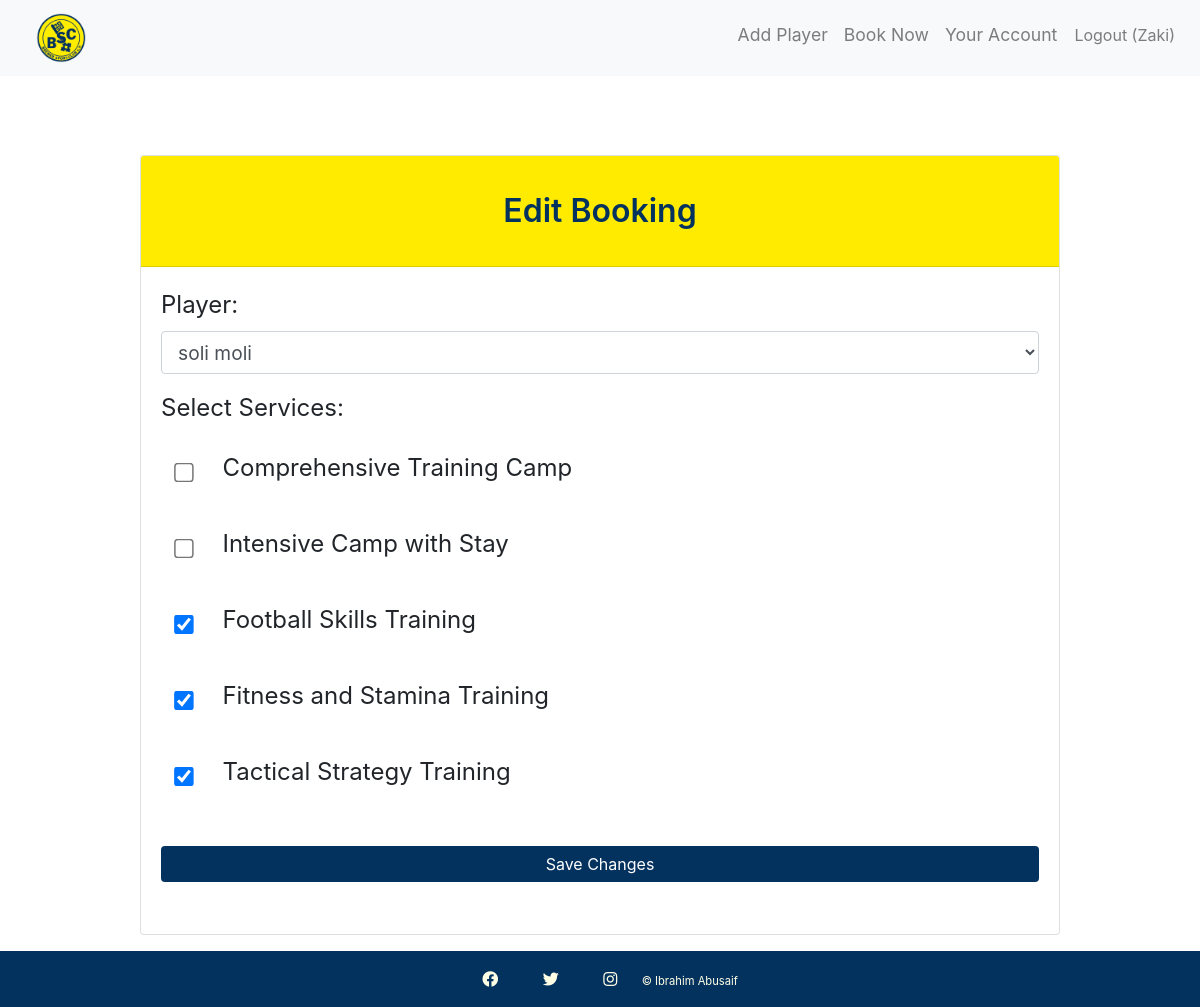
Page /edit_booking/23/ (signed in) on the committed database.
### football_camp/models.py (models this page shows, shortened)
class Booking(models.Model):
    user = models.ForeignKey(User, on_delete=models.CASCADE, verbose_name="User")
    player = models.ForeignKey(Player, on_delete=models.CASCADE, verbose_name="Player")
    services = models.ManyToManyField(Service, verbose_name="Services")
    booking_date = models.DateTimeField(auto_now_add=True, verbose_name="Booking Date")
    class Meta:
        verbose_name = "Booking"
        verbose_name_plural = "Bookings"

class Player(models.Model):
    user = models.ForeignKey(User, on_delete=models.CASCADE, related_name='players')
    first_name = models.CharField(max_length=30)
    last_name = models.CharField(max_length=30)
    age = models.IntegerField()
    gender = models.CharField(max_length=10, choices=[('girl', 'Girl'), ('boy', 'Boy')])
    height = models.FloatField()
    pic = models.ImageField(upload_to='players/', blank=True, null=True)
    class Meta:
        verbose_name = "Player"
        verbose_name_plural = "Players"

class Service(models.Model):
    TRAININGS = (("skills", "Skills"), ("fitness", "Fitness"), ("tactics", "Tactics"), ("all", "All"))
    title = models.CharField(max_length=100, null=False, blank=False, verbose_name="Service Title")
    focus = models.CharField(max_length=200, verbose_name="Service Focus")
    duration = models.CharField(max_length=100, verbose_name="Service Duration")
    features = models.TextField(verbose_name="Service Features")
    training = models.CharField(max_length=10, choices=TRAININGS, null=True, blank=True, verbose_name="Training Type")
    image = models.ImageField(upload_to='services/', blank=True, null=True, verbose_name="Service Image")
    class Meta:
        verbose_name = "Service"
        verbose_name_plural = "Services"

### football_camp/views.py (the view, shortened to what this page needs)
# urls.py: path('edit_booking/<int:booking_id>/', views.edit_booking, name='edit_booking'),
@login_required
def edit_booking(request, booking_id):
    booking = get_object_or_404(Booking, id=booking_id)
    if booking.user != request.user:
        messages.error(request, "You do not have permission to edit this booking.")
        return redirect('home')
    players = Player.objects.filter(user=request.user)
    services = Service.objects.all()
    return render(request, 'football_camp/edit_booking.html', {'booking': booking, 'players': players, 'services': services})

### football_camp/templates/football_camp/edit_booking.html (shortened to what this page needs)
{% extends 'football_camp/base.html' %}
{% block content %}
<div class="container">
    <div class="row justify-content-center">
        <div class="col-md-10">
            <div class="card mt-5">
                <div class="card-header text-center">
                    <h2>Edit Booking</h2>
                </div>
                <div class="card-body">
                    <form method="POST">
                        <div class="form-group">
                            <label for="player_id">Player:</label>
                            <select name="player_id" id="player_id" class="form-control">
                                {% for player in players %}
                                <option value="{{ player.id }}" {% if player == booking.player %}selected{% endif %}>
                                    {{ player.first_name }} {{ player.last_name }}
                                </option>
                                {% endfor %}
                            </select>
                        </div>
                        <div class="form-group">
                            <label for="services">Select Services:</label>
                            {% for service in services %}
                            <div class="form-check form-check-inline full-width">
                                <input class="form-check-input" type="checkbox" name="service_ids" value="{{ service.id }}"
                                id="service_{{ service.id }}" {% if service in booking.services.all %}checked{% endif %}>
                                <label class="form-check-label" for="service_{{ service.id }}">
                                    {{ service.title }}
                                </label>
                            </div>
                            {% endfor %}
                        </div>
                        <div class="text-center">
                            <button type="submit" class="btn btn-primary">Save Changes</button>
                        </div>
                    </form>
                </div>
            </div>
        </div>
    </div>
</div>
{% endblock %}

### football_camp/templates/football_camp/base.html (shortened to what this page needs)
<!DOCTYPE html>
<html lang="en">
<head>
    {% load static %}
    <link rel="stylesheet" href="{% static 'css/style.css' %}">
    <link rel="stylesheet" href="https://maxcdn.bootstrapcdn.com/bootstrap/4.5.2/css/bootstrap.min.css">
    <link rel="stylesheet" href="https://cdnjs.cloudflare.com/ajax/libs/font-awesome/5.15.3/css/all.min.css">
</head>
<body>
    <div class="wrapper">
        <nav class="navbar navbar-expand-lg navbar-light bg-light fixed-top">
            <a class="navbar-brand" href="{% url 'home' %}"><img src="{% static 'images/bsc-logo-.png' %}" alt="bsc-hastet-logo" class="logo-img-nav"></a>
            <div class="collapse navbar-collapse" id="navbarNav">
                <ul class="navbar-nav ml-auto">
                    {% if user.is_authenticated %}
                    <li class="nav-item">
                        <a class="nav-link" href="{% url 'manage_players' %}">Add Player</a>
                    </li>
                    <li class="nav-item">
                        <a class="nav-link" href="{% url 'book_service' %}">Book Now</a>
                    </li>
                    <li class="nav-item">
                        <a class="nav-link" href="{% url 'user_account' %}">Your Account</a>
                    </li>
                    <li class="nav-item">
                        <form method="post" action="{% url 'logout' %}">
                            <button type="submit" class="nav-link btn btn-link" style="cursor: pointer;">Logout
                                ({{ user.username }})</button>
                        </form>
                    </li>
                    {% endif %}
                </ul>
            </div>
        </nav>
        <main class="flex-shrink-0">
            {% block content %}{% endblock %}
        </main>
        <footer class="text-center mt-auto footer">
            <a href="https://facebook.com" target="_blank" class="fab fa-facebook"></a>
            <a href="https://twitter.com" target="_blank" class="fab fa-twitter"></a>
            <a href="https://instagram.com" target="_blank" class="fab fa-instagram"></a>
            <a href="https://github.com/ibra8080" target="_blank" class="copy-right">© Ibrahim Abusaif</a>
        </footer>
    </div>
</body>
</html>

### football_camp/static/css/style.css (style rules this page uses)
html, body { margin: 0; height: 100%; }
.container h2 { color: #04325F; margin-bottom: 1.5rem; margin-top: 1.5rem; font-weight: 600; }
.wrapper { display: flex; min-height: 100vh; flex-direction: column; justify-content: space-between; }
.flex-shrink-0 { padding-top: 75px; }
main { flex: 1; }
.logo-img-nav { height: 50px; margin-left: 20px; }
.nav-item { font-size: 1.3rem; padding-left: 5px; }
.card-header { background-color: #ffeb00 !important; color: #04325F; }
.card-body { padding: 2rem; }
.card-body form { margin-bottom: 1rem; }
.card-body input { width: 100%; }
.card-body label { font-size: 1.3rem; }
.btn-primary { background-color: #04325F !important; border: none !important; color: #FFFFFF; padding: 0.75rem; font-size: 1rem; width: 100%; border-radius: 0; }
.text-center a { color: #04325F; text-decoration: underline; }
.form-group { width: 100%; margin-bottom: 1rem; }
.form-group label { width: 100%; text-align: left; margin-bottom: 0.5rem; }
.form-group input, .form-group select, .form-group textarea { width: 100%; }
.btn-primary { width: 100%; margin-top: 1rem; }
.form-group label, .form-group input::placeholder, .form-group select, .form-group textarea { font-size: 1.5em; }
.form-group input, .form-group select, .form-group textarea { font-size: 1.2em; }
ul { padding: 0; list-style: none; }
ul li { margin-bottom: 0.5rem; }
ul li a { text-decoration: none; color: #04325F; }
.justify-content-center { margin-bottom: 1rem; }
.form-control { width: 100% !important; }
.form-group select, .form-group .form-check-input { width: 50px; }
.btn-primary { width: 100%; margin-top: 1rem; margin-bottom: 1rem; }
.form-check-input { margin-right: 10px; transform: scale(1.5); }
.form-check { display: flex !important; justify-content: space-between; padding-top: 1rem; padding-bottom: 1rem; }
.form-check-label { font-size: 1.5em; margin-left: 10px; }
.text-center { text-align: center; }
.container { margin-top: 2rem; width: 100%; }
footer { background-color: #04325F; color: #FFFFE5; text-align: center; padding: 1rem 0; }
footer .fab { color: #ffffe5; margin: 0px 20px 0px 20px; }
.footer a { color: inherit; transition: color 0.3s ease; text-decoration: none; }
.copy-right { font-size: 0.7rem; }
@media (min-width: 992px) { .nav-item { font-size: 1.1rem; padding-left: 0px; display: flex; margin-top: 2px; } }

### rows in the picture
Booking: player_id "soli moli"
Service: title "Comprehensive Training Camp"
Service: title "Intensive Camp with Stay"
Service: service_ids "☑", title "Football Skills Training"
Service: service_ids "☑", title "Fitness and Stamina Training"
Service: service_ids "☑", title "Tactical Strategy Training"

### other values in the picture
{{ user.username }} "Zaki"
